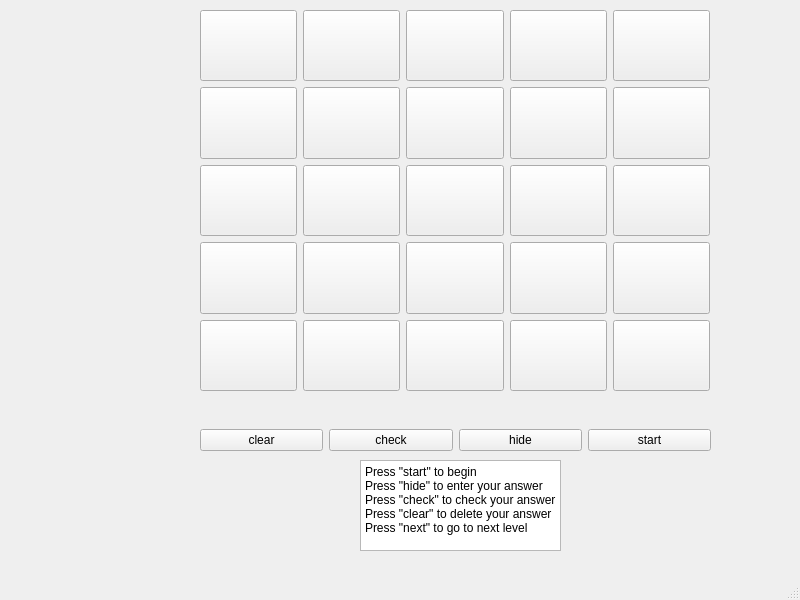
<?xml version="1.0" encoding="UTF-8"?>
<ui version="4.0">
 <class>MainWindow</class>
 <widget class="QMainWindow" name="MainWindow">
  <property name="geometry">
   <rect>
    <x>0</x>
    <y>0</y>
    <width>800</width>
    <height>600</height>
   </rect>
  </property>
  <property name="windowTitle">
   <string>MainWindow</string>
  </property>
  <property name="autoFillBackground">
   <bool>true</bool>
  </property>
  <widget class="QWidget" name="centralwidget">
   <widget class="QWidget" name="gridLayoutWidget">
    <property name="geometry">
     <rect>
      <x>200</x>
      <y>10</y>
      <width>510</width>
      <height>381</height>
     </rect>
    </property>
    <layout class="QGridLayout" name="gameField">
     <item row="1" column="1">
      <widget class="QPushButton" name="pushButton_22">
       <property name="sizePolicy">
        <sizepolicy hsizetype="Minimum" vsizetype="Expanding">
         <horstretch>0</horstretch>
         <verstretch>0</verstretch>
        </sizepolicy>
       </property>
       <property name="text">
        <string/>
       </property>
       <property name="checkable">
        <bool>false</bool>
       </property>
      </widget>
     </item>
     <item row="3" column="0">
      <widget class="QPushButton" name="pushButton_41">
       <property name="sizePolicy">
        <sizepolicy hsizetype="Minimum" vsizetype="Expanding">
         <horstretch>0</horstretch>
         <verstretch>0</verstretch>
        </sizepolicy>
       </property>
       <property name="text">
        <string/>
       </property>
       <property name="checkable">
        <bool>false</bool>
       </property>
      </widget>
     </item>
     <item row="2" column="4">
      <widget class="QPushButton" name="pushButton_35">
       <property name="sizePolicy">
        <sizepolicy hsizetype="Minimum" vsizetype="Expanding">
         <horstretch>0</horstretch>
         <verstretch>0</verstretch>
        </sizepolicy>
       </property>
       <property name="text">
        <string/>
       </property>
       <property name="checkable">
        <bool>false</bool>
       </property>
      </widget>
     </item>
     <item row="2" column="2">
      <widget class="QPushButton" name="pushButton_33">
       <property name="enabled">
        <bool>true</bool>
       </property>
       <property name="sizePolicy">
        <sizepolicy hsizetype="Minimum" vsizetype="Expanding">
         <horstretch>0</horstretch>
         <verstretch>0</verstretch>
        </sizepolicy>
       </property>
       <property name="text">
        <string/>
       </property>
       <property name="checkable">
        <bool>false</bool>
       </property>
      </widget>
     </item>
     <item row="0" column="4">
      <widget class="QPushButton" name="pushButton_15">
       <property name="sizePolicy">
        <sizepolicy hsizetype="Minimum" vsizetype="Expanding">
         <horstretch>0</horstretch>
         <verstretch>0</verstretch>
        </sizepolicy>
       </property>
       <property name="minimumSize">
        <size>
         <width>0</width>
         <height>24</height>
        </size>
       </property>
       <property name="text">
        <string/>
       </property>
       <property name="checkable">
        <bool>false</bool>
       </property>
      </widget>
     </item>
     <item row="4" column="3">
      <widget class="QPushButton" name="pushButton_54">
       <property name="sizePolicy">
        <sizepolicy hsizetype="Minimum" vsizetype="Expanding">
         <horstretch>0</horstretch>
         <verstretch>0</verstretch>
        </sizepolicy>
       </property>
       <property name="text">
        <string/>
       </property>
       <property name="checkable">
        <bool>false</bool>
       </property>
      </widget>
     </item>
     <item row="1" column="3">
      <widget class="QPushButton" name="pushButton_24">
       <property name="sizePolicy">
        <sizepolicy hsizetype="Minimum" vsizetype="Expanding">
         <horstretch>0</horstretch>
         <verstretch>0</verstretch>
        </sizepolicy>
       </property>
       <property name="text">
        <string/>
       </property>
       <property name="checkable">
        <bool>false</bool>
       </property>
      </widget>
     </item>
     <item row="4" column="2">
      <widget class="QPushButton" name="pushButton_53">
       <property name="sizePolicy">
        <sizepolicy hsizetype="Minimum" vsizetype="Expanding">
         <horstretch>0</horstretch>
         <verstretch>0</verstretch>
        </sizepolicy>
       </property>
       <property name="text">
        <string/>
       </property>
       <property name="checkable">
        <bool>false</bool>
       </property>
      </widget>
     </item>
     <item row="1" column="4">
      <widget class="QPushButton" name="pushButton_25">
       <property name="sizePolicy">
        <sizepolicy hsizetype="Minimum" vsizetype="Expanding">
         <horstretch>0</horstretch>
         <verstretch>0</verstretch>
        </sizepolicy>
       </property>
       <property name="text">
        <string/>
       </property>
       <property name="checkable">
        <bool>false</bool>
       </property>
      </widget>
     </item>
     <item row="2" column="1">
      <widget class="QPushButton" name="pushButton_32">
       <property name="sizePolicy">
        <sizepolicy hsizetype="Minimum" vsizetype="Expanding">
         <horstretch>0</horstretch>
         <verstretch>0</verstretch>
        </sizepolicy>
       </property>
       <property name="text">
        <string/>
       </property>
       <property name="checkable">
        <bool>false</bool>
       </property>
      </widget>
     </item>
     <item row="3" column="4">
      <widget class="QPushButton" name="pushButton_45">
       <property name="sizePolicy">
        <sizepolicy hsizetype="Minimum" vsizetype="Expanding">
         <horstretch>0</horstretch>
         <verstretch>0</verstretch>
        </sizepolicy>
       </property>
       <property name="text">
        <string/>
       </property>
       <property name="checkable">
        <bool>false</bool>
       </property>
      </widget>
     </item>
     <item row="0" column="2">
      <widget class="QPushButton" name="pushButton_13">
       <property name="sizePolicy">
        <sizepolicy hsizetype="Minimum" vsizetype="Expanding">
         <horstretch>0</horstretch>
         <verstretch>0</verstretch>
        </sizepolicy>
       </property>
       <property name="minimumSize">
        <size>
         <width>0</width>
         <height>24</height>
        </size>
       </property>
       <property name="text">
        <string/>
       </property>
       <property name="checkable">
        <bool>false</bool>
       </property>
      </widget>
     </item>
     <item row="4" column="1">
      <widget class="QPushButton" name="pushButton_52">
       <property name="sizePolicy">
        <sizepolicy hsizetype="Minimum" vsizetype="Expanding">
         <horstretch>0</horstretch>
         <verstretch>0</verstretch>
        </sizepolicy>
       </property>
       <property name="text">
        <string/>
       </property>
       <property name="checkable">
        <bool>false</bool>
       </property>
      </widget>
     </item>
     <item row="0" column="0">
      <widget class="QPushButton" name="pushButton_11">
       <property name="sizePolicy">
        <sizepolicy hsizetype="Minimum" vsizetype="Expanding">
         <horstretch>0</horstretch>
         <verstretch>0</verstretch>
        </sizepolicy>
       </property>
       <property name="text">
        <string/>
       </property>
       <property name="checkable">
        <bool>false</bool>
       </property>
      </widget>
     </item>
     <item row="2" column="3">
      <widget class="QPushButton" name="pushButton_34">
       <property name="sizePolicy">
        <sizepolicy hsizetype="Minimum" vsizetype="Expanding">
         <horstretch>0</horstretch>
         <verstretch>0</verstretch>
        </sizepolicy>
       </property>
       <property name="text">
        <string/>
       </property>
       <property name="checkable">
        <bool>false</bool>
       </property>
      </widget>
     </item>
     <item row="4" column="4">
      <widget class="QPushButton" name="pushButton_55">
       <property name="sizePolicy">
        <sizepolicy hsizetype="Minimum" vsizetype="Expanding">
         <horstretch>0</horstretch>
         <verstretch>0</verstretch>
        </sizepolicy>
       </property>
       <property name="text">
        <string/>
       </property>
       <property name="checkable">
        <bool>false</bool>
       </property>
       <property name="flat">
        <bool>false</bool>
       </property>
      </widget>
     </item>
     <item row="4" column="0">
      <widget class="QPushButton" name="pushButton_51">
       <property name="sizePolicy">
        <sizepolicy hsizetype="Minimum" vsizetype="Expanding">
         <horstretch>0</horstretch>
         <verstretch>0</verstretch>
        </sizepolicy>
       </property>
       <property name="text">
        <string/>
       </property>
       <property name="checkable">
        <bool>false</bool>
       </property>
      </widget>
     </item>
     <item row="3" column="1">
      <widget class="QPushButton" name="pushButton_42">
       <property name="sizePolicy">
        <sizepolicy hsizetype="Minimum" vsizetype="Expanding">
         <horstretch>0</horstretch>
         <verstretch>0</verstretch>
        </sizepolicy>
       </property>
       <property name="text">
        <string/>
       </property>
       <property name="checkable">
        <bool>false</bool>
       </property>
      </widget>
     </item>
     <item row="1" column="2">
      <widget class="QPushButton" name="pushButton_23">
       <property name="sizePolicy">
        <sizepolicy hsizetype="Minimum" vsizetype="Expanding">
         <horstretch>0</horstretch>
         <verstretch>0</verstretch>
        </sizepolicy>
       </property>
       <property name="text">
        <string/>
       </property>
       <property name="checkable">
        <bool>false</bool>
       </property>
      </widget>
     </item>
     <item row="3" column="3">
      <widget class="QPushButton" name="pushButton_44">
       <property name="sizePolicy">
        <sizepolicy hsizetype="Minimum" vsizetype="Expanding">
         <horstretch>0</horstretch>
         <verstretch>0</verstretch>
        </sizepolicy>
       </property>
       <property name="text">
        <string/>
       </property>
       <property name="checkable">
        <bool>false</bool>
       </property>
      </widget>
     </item>
     <item row="0" column="1">
      <widget class="QPushButton" name="pushButton_12">
       <property name="sizePolicy">
        <sizepolicy hsizetype="Minimum" vsizetype="Expanding">
         <horstretch>0</horstretch>
         <verstretch>0</verstretch>
        </sizepolicy>
       </property>
       <property name="minimumSize">
        <size>
         <width>0</width>
         <height>24</height>
        </size>
       </property>
       <property name="text">
        <string/>
       </property>
       <property name="checkable">
        <bool>false</bool>
       </property>
      </widget>
     </item>
     <item row="3" column="2">
      <widget class="QPushButton" name="pushButton_43">
       <property name="sizePolicy">
        <sizepolicy hsizetype="Minimum" vsizetype="Expanding">
         <horstretch>0</horstretch>
         <verstretch>0</verstretch>
        </sizepolicy>
       </property>
       <property name="text">
        <string/>
       </property>
       <property name="checkable">
        <bool>false</bool>
       </property>
      </widget>
     </item>
     <item row="2" column="0">
      <widget class="QPushButton" name="pushButton_31">
       <property name="sizePolicy">
        <sizepolicy hsizetype="Minimum" vsizetype="Expanding">
         <horstretch>0</horstretch>
         <verstretch>0</verstretch>
        </sizepolicy>
       </property>
       <property name="text">
        <string/>
       </property>
       <property name="checkable">
        <bool>false</bool>
       </property>
      </widget>
     </item>
     <item row="1" column="0">
      <widget class="QPushButton" name="pushButton_21">
       <property name="sizePolicy">
        <sizepolicy hsizetype="Minimum" vsizetype="Expanding">
         <horstretch>0</horstretch>
         <verstretch>0</verstretch>
        </sizepolicy>
       </property>
       <property name="minimumSize">
        <size>
         <width>0</width>
         <height>24</height>
        </size>
       </property>
       <property name="text">
        <string/>
       </property>
       <property name="checkable">
        <bool>false</bool>
       </property>
      </widget>
     </item>
     <item row="0" column="3">
      <widget class="QPushButton" name="pushButton_14">
       <property name="sizePolicy">
        <sizepolicy hsizetype="Minimum" vsizetype="Expanding">
         <horstretch>0</horstretch>
         <verstretch>0</verstretch>
        </sizepolicy>
       </property>
       <property name="minimumSize">
        <size>
         <width>0</width>
         <height>24</height>
        </size>
       </property>
       <property name="text">
        <string/>
       </property>
       <property name="checkable">
        <bool>false</bool>
       </property>
      </widget>
     </item>
    </layout>
   </widget>
   <widget class="QWidget" name="horizontalLayoutWidget">
    <property name="geometry">
     <rect>
      <x>200</x>
      <y>400</y>
      <width>511</width>
      <height>80</height>
     </rect>
    </property>
    <layout class="QHBoxLayout" name="horizontalLayout">
     <item>
      <widget class="QPushButton" name="clearButton">
       <property name="text">
        <string>clear</string>
       </property>
      </widget>
     </item>
     <item>
      <widget class="QPushButton" name="checkButton">
       <property name="text">
        <string>check</string>
       </property>
      </widget>
     </item>
     <item>
      <widget class="QPushButton" name="hideButton">
       <property name="text">
        <string>hide</string>
       </property>
      </widget>
     </item>
     <item>
      <widget class="QPushButton" name="startButton">
       <property name="text">
        <string>start</string>
       </property>
      </widget>
     </item>
    </layout>
   </widget>
   <widget class="QLabel" name="label">
    <property name="geometry">
     <rect>
      <x>28</x>
      <y>510</y>
      <width>281</width>
      <height>41</height>
     </rect>
    </property>
    <property name="font">
     <font>
      <pointsize>20</pointsize>
      <italic>true</italic>
     </font>
    </property>
    <property name="text">
     <string/>
    </property>
   </widget>
   <widget class="QLabel" name="levelLabel">
    <property name="geometry">
     <rect>
      <x>50</x>
      <y>60</y>
      <width>121</width>
      <height>16</height>
     </rect>
    </property>
    <property name="text">
     <string/>
    </property>
   </widget>
   <widget class="QLabel" name="winLabel">
    <property name="geometry">
     <rect>
      <x>10</x>
      <y>110</y>
      <width>181</width>
      <height>151</height>
     </rect>
    </property>
    <property name="font">
     <font>
      <pointsize>28</pointsize>
     </font>
    </property>
    <property name="text">
     <string/>
    </property>
    <property name="alignment">
     <set>Qt::AlignCenter</set>
    </property>
   </widget>
   <widget class="QTextBrowser" name="textBrowser">
    <property name="geometry">
     <rect>
      <x>360</x>
      <y>460</y>
      <width>201</width>
      <height>91</height>
     </rect>
    </property>
    <property name="html">
     <string>&lt;!DOCTYPE HTML PUBLIC &quot;-//W3C//DTD HTML 4.0//EN&quot; &quot;http://www.w3.org/TR/REC-html40/strict.dtd&quot;&gt;
&lt;html&gt;&lt;head&gt;&lt;meta name=&quot;qrichtext&quot; content=&quot;1&quot; /&gt;&lt;meta charset=&quot;utf-8&quot; /&gt;&lt;style type=&quot;text/css&quot;&gt;
p, li { white-space: pre-wrap; }
hr { height: 1px; border-width: 0; }
li.unchecked::marker { content: &quot;\2610&quot;; }
li.checked::marker { content: &quot;\2612&quot;; }
&lt;/style&gt;&lt;/head&gt;&lt;body style=&quot; font-family:'Segoe UI'; font-size:9pt; font-weight:400; font-style:normal;&quot;&gt;
&lt;p style=&quot; margin-top:0px; margin-bottom:0px; margin-left:0px; margin-right:0px; -qt-block-indent:0; text-indent:0px;&quot;&gt;Press &amp;quot;start&amp;quot; to begin&lt;/p&gt;
&lt;p style=&quot; margin-top:0px; margin-bottom:0px; margin-left:0px; margin-right:0px; -qt-block-indent:0; text-indent:0px;&quot;&gt;Press &amp;quot;hide&amp;quot; to enter your answer&lt;/p&gt;
&lt;p style=&quot; margin-top:0px; margin-bottom:0px; margin-left:0px; margin-right:0px; -qt-block-indent:0; text-indent:0px;&quot;&gt;Press &amp;quot;check&amp;quot; to check your answer&lt;/p&gt;
&lt;p style=&quot; margin-top:0px; margin-bottom:0px; margin-left:0px; margin-right:0px; -qt-block-indent:0; text-indent:0px;&quot;&gt;Press &amp;quot;clear&amp;quot; to delete your answer&lt;/p&gt;
&lt;p style=&quot; margin-top:0px; margin-bottom:0px; margin-left:0px; margin-right:0px; -qt-block-indent:0; text-indent:0px;&quot;&gt;Press &amp;quot;next&amp;quot; to go to next level&lt;/p&gt;&lt;/body&gt;&lt;/html&gt;</string>
    </property>
   </widget>
  </widget>
  <widget class="QMenuBar" name="menubar">
   <property name="geometry">
    <rect>
     <x>0</x>
     <y>0</y>
     <width>800</width>
     <height>21</height>
    </rect>
   </property>
  </widget>
  <widget class="QStatusBar" name="statusbar"/>
 </widget>
 <resources/>
 <connections/>
</ui>
